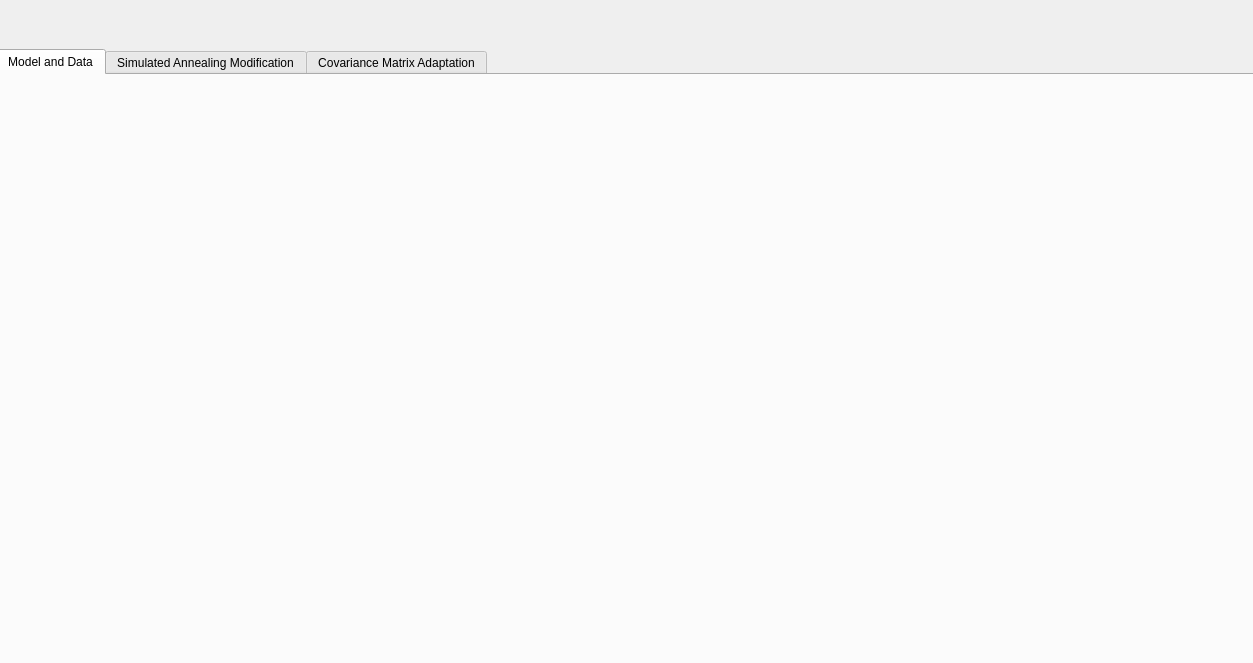
<?xml version="1.0" encoding="UTF-8"?>
<ui version="4.0">
 <class>Form</class>
 <widget class="QWidget" name="Form">
  <property name="geometry">
   <rect>
    <x>0</x>
    <y>0</y>
    <width>1253</width>
    <height>663</height>
   </rect>
  </property>
  <property name="windowTitle">
   <string>Form</string>
  </property>
  <widget class="QTabWidget" name="tabs">
   <property name="geometry">
    <rect>
     <x>-4</x>
     <y>49</y>
     <width>1261</width>
     <height>621</height>
    </rect>
   </property>
   <property name="currentIndex">
    <number>0</number>
   </property>
   <widget class="QWidget" name="model">
    <attribute name="title">
     <string>Model and Data</string>
    </attribute>
   </widget>
   <widget class="QWidget" name="solve0">
    <attribute name="title">
     <string>Simulated Annealing Modification</string>
    </attribute>
   </widget>
   <widget class="QWidget" name="solve1">
    <attribute name="title">
     <string>Covariance Matrix Adaptation</string>
    </attribute>
   </widget>
  </widget>
 </widget>
 <resources/>
 <connections/>
</ui>
